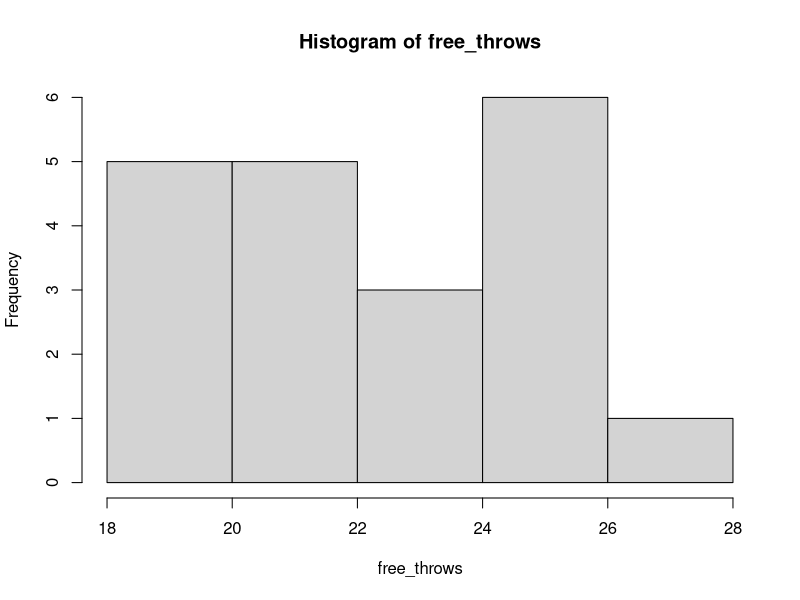

Recreate this plot in R.
## ---- chunk 1
free_throws <- rbinom(n = 20, size = 30, prob = 0.75)
hist(free_throws)
